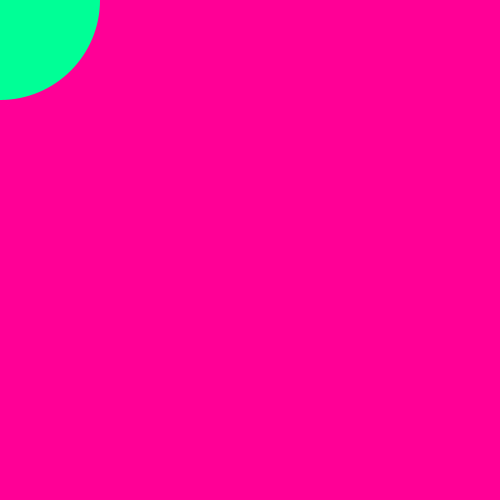
Frame 1 (no input)
Frame 60 (the mouse pressed at the canvas centre just before this capture): identical to frame 1, image omitted
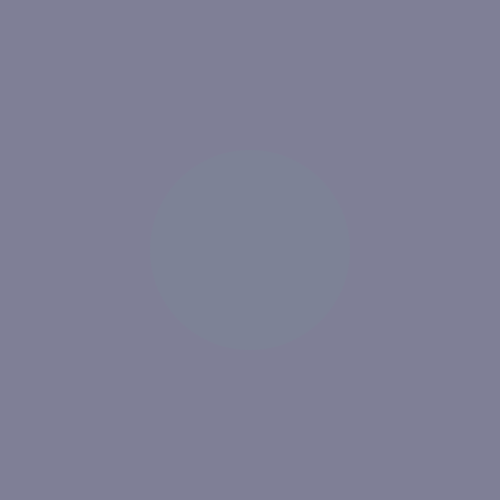
Frame 120 (the mouse held since frame 60 and released just before this capture)

The Processing sketch that drew these frames (run headless with seeded random() and noise(); from frame 60 on, the mouse is pressed at the canvas centre):

// Processing sketch: processing_186688
// ── processing_186688.pde


void setup() {
  size(500,500);
  noStroke();
}

void draw() {
  
  float b=dist(width,height/2,mouseX,mouseY); //b=mouse distance from (500,250)
  float m=map(b,0,width,0,255); //stretches range from 255 to the width (500)
  background(m,255-m,150); //Background changes based on 'm'
  float f= map(mouseX,0,width,0,width/2); //stretches range of mouseX
  fill(f,255-f,150); //ellipse fill changes based on 'f'
  ellipse(mouseX,mouseY,200,200); //ellipse goes where you go
}
